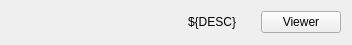
<?xml version="1.0" encoding="UTF-8"?>
<ui version="4.0">
 <class>Form</class>
 <widget class="QWidget" name="Form">
  <property name="geometry">
   <rect>
    <x>0</x>
    <y>0</y>
    <width>352</width>
    <height>45</height>
   </rect>
  </property>
  <property name="sizePolicy">
   <sizepolicy hsizetype="Preferred" vsizetype="Preferred">
    <horstretch>0</horstretch>
    <verstretch>0</verstretch>
   </sizepolicy>
  </property>
  <property name="windowTitle">
   <string>Form</string>
  </property>
  <layout class="QVBoxLayout" name="verticalLayout">
   <item>
    <layout class="QHBoxLayout" name="horizontalLayout">
     <item>
      <widget class="PyDMLabel" name="description_label">
       <property name="sizePolicy">
        <sizepolicy hsizetype="Expanding" vsizetype="Preferred">
         <horstretch>0</horstretch>
         <verstretch>0</verstretch>
        </sizepolicy>
       </property>
       <property name="toolTip">
        <string/>
       </property>
       <property name="text">
        <string>${DESC}</string>
       </property>
       <property name="alignment">
        <set>Qt::AlignRight|Qt::AlignTrailing|Qt::AlignVCenter</set>
       </property>
      </widget>
     </item>
     <item>
      <widget class="PyDMByteIndicator" name="camera_status_indicator">
       <property name="sizePolicy">
        <sizepolicy hsizetype="Fixed" vsizetype="Fixed">
         <horstretch>0</horstretch>
         <verstretch>0</verstretch>
        </sizepolicy>
       </property>
       <property name="toolTip">
        <string>&lt;html&gt;&lt;head/&gt;&lt;body&gt;&lt;p&gt;Acquisition status: &lt;span style=&quot;color:green&quot;&gt;green=idle&lt;/span&gt;, &lt;span style=&quot;color:orange&quot;&gt;yellow=acquiring&lt;/span&gt;, white=disconnected)&lt;/p&gt;&lt;/body&gt;&lt;/html&gt;</string>
       </property>
       <property name="alarmSensitiveContent" stdset="0">
        <bool>false</bool>
       </property>
       <property name="alarmSensitiveBorder" stdset="0">
        <bool>true</bool>
       </property>
       <property name="channel" stdset="0">
        <string>haven://${CAMERA}.cam.acquire</string>
       </property>
       <property name="onColor" stdset="0">
        <color>
         <red>255</red>
         <green>255</green>
         <blue>0</blue>
        </color>
       </property>
       <property name="offColor" stdset="0">
        <color>
         <red>0</red>
         <green>255</green>
         <blue>0</blue>
        </color>
       </property>
       <property name="showLabels" stdset="0">
        <bool>false</bool>
       </property>
       <property name="bigEndian" stdset="0">
        <bool>false</bool>
       </property>
       <property name="circles" stdset="0">
        <bool>false</bool>
       </property>
       <property name="numBits" stdset="0">
        <number>1</number>
       </property>
       <property name="shift" stdset="0">
        <number>0</number>
       </property>
       <property name="labels" stdset="0">
        <stringlist>
         <string></string>
        </stringlist>
       </property>
      </widget>
     </item>
     <item>
      <widget class="PyDMLabel" name="camera_status_label">
       <property name="toolTip">
        <string/>
       </property>
       <property name="PyDMToolTip" stdset="0">
        <string>${PREFIX}cam1:DetectorState_RBV</string>
       </property>
       <property name="channel" stdset="0">
        <string>${PREFIX}cam1:DetectorState_RBV</string>
       </property>
      </widget>
     </item>
     <item>
      <widget class="QPushButton" name="viewer_button">
       <property name="text">
        <string>Viewer</string>
       </property>
      </widget>
     </item>
    </layout>
   </item>
  </layout>
 </widget>
 <customwidgets>
  <customwidget>
   <class>PyDMLabel</class>
   <extends>QLabel</extends>
   <header>pydm.widgets.label</header>
  </customwidget>
  <customwidget>
   <class>PyDMByteIndicator</class>
   <extends>QWidget</extends>
   <header>pydm.widgets.byte</header>
  </customwidget>
 </customwidgets>
 <resources/>
 <connections/>
</ui>
